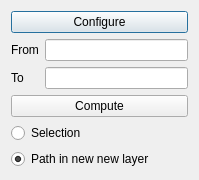
<?xml version="1.0" encoding="UTF-8"?>
<ui version="4.0">
 <class>compute_path</class>
 <widget class="QDialog" name="compute_path">
  <property name="windowModality">
   <enum>Qt::NonModal</enum>
  </property>
  <property name="geometry">
   <rect>
    <x>0</x>
    <y>0</y>
    <width>199</width>
    <height>174</height>
   </rect>
  </property>
  <property name="maximumSize">
   <size>
    <width>1000</width>
    <height>1000</height>
   </size>
  </property>
  <property name="windowTitle">
   <string>Shortest path</string>
  </property>
  <property name="modal">
   <bool>false</bool>
  </property>
  <layout class="QGridLayout" name="gridLayout">
   <item row="0" column="0" colspan="2">
    <widget class="QPushButton" name="configure_graph">
     <property name="sizePolicy">
      <sizepolicy hsizetype="Expanding" vsizetype="Fixed">
       <horstretch>0</horstretch>
       <verstretch>0</verstretch>
      </sizepolicy>
     </property>
     <property name="text">
      <string>Configure</string>
     </property>
    </widget>
   </item>
   <item row="1" column="0">
    <widget class="QLabel" name="lbl_from">
     <property name="text">
      <string>From</string>
     </property>
    </widget>
   </item>
   <item row="1" column="1">
    <widget class="QLineEdit" name="path_from">
     <property name="minimumSize">
      <size>
       <width>100</width>
       <height>0</height>
      </size>
     </property>
    </widget>
   </item>
   <item row="2" column="0">
    <widget class="QLabel" name="lbl_to">
     <property name="text">
      <string>To</string>
     </property>
    </widget>
   </item>
   <item row="2" column="1">
    <widget class="QLineEdit" name="path_to">
     <property name="minimumSize">
      <size>
       <width>100</width>
       <height>0</height>
      </size>
     </property>
    </widget>
   </item>
   <item row="3" column="0" colspan="2">
    <widget class="QPushButton" name="do_dist_matrix">
     <property name="sizePolicy">
      <sizepolicy hsizetype="Expanding" vsizetype="Fixed">
       <horstretch>0</horstretch>
       <verstretch>0</verstretch>
      </sizepolicy>
     </property>
     <property name="text">
      <string>Compute</string>
     </property>
    </widget>
   </item>
   <item row="4" column="0" colspan="2">
    <widget class="QRadioButton" name="rdo_selection">
     <property name="text">
      <string>Selection</string>
     </property>
    </widget>
   </item>
   <item row="5" column="0" colspan="2">
    <widget class="QRadioButton" name="rdo_new_layer">
     <property name="text">
      <string>Path in new new layer</string>
     </property>
     <property name="checked">
      <bool>true</bool>
     </property>
    </widget>
   </item>
  </layout>
 </widget>
 <resources/>
 <connections/>
</ui>
